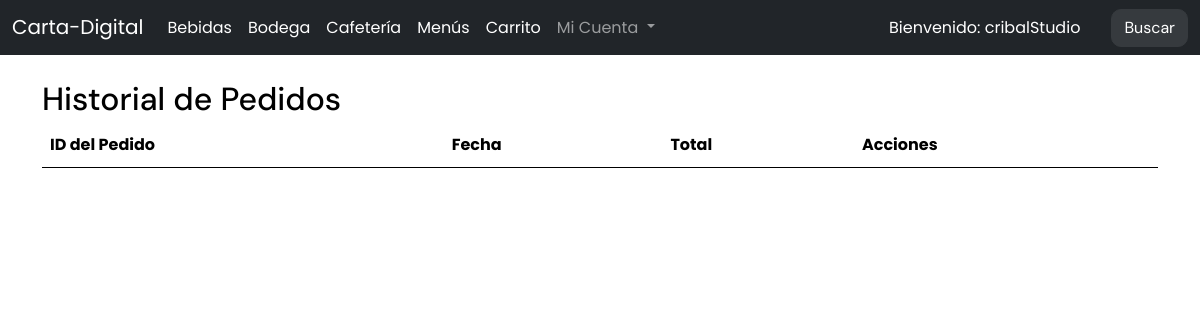
The app's page /historial_pedidos/ (signed in), older data.
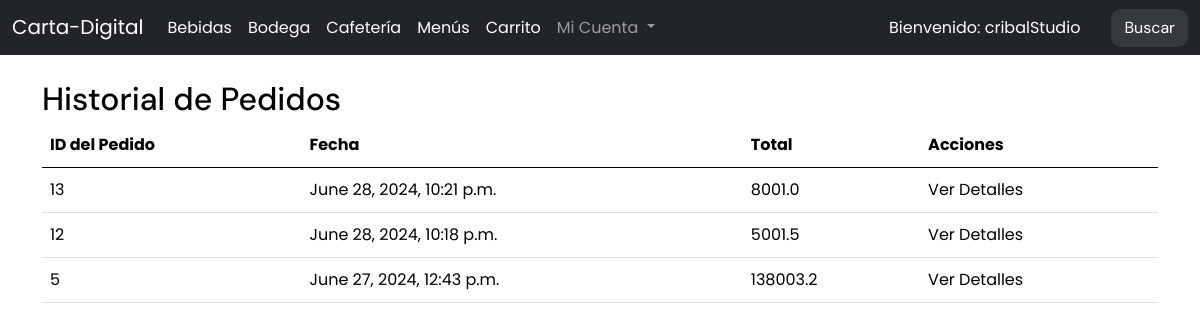
The same page, newer data.
### carta/models.py (models this page shows, shortened)
class Pedido(models.Model):
    Estados = [
        ('preparacion', 'En preparacion'),
        ('terminado', 'Terminado'),
        ('cancelado','Cancelado'),
        ('finalizado', 'Finalizado'),
    ]
    items = models.ManyToManyField(Item, blank=True, related_name="items", through='PedidoItem')
    monto_total = models.FloatField(null=False, default=0, verbose_name="Monto total")
    fecha = models.DateTimeField(null=True, auto_now_add=True)  # Definido con auto_now_add para establecer la fecha automáticamente al crear un pedido
    cliente = models.ForeignKey(Cliente, null=True, on_delete=models.CASCADE)
    completado= models.BooleanField(default=False, null=True)
    estado= models.CharField(max_length=12, choices= Estados, default= 'preparacion', verbose_name="Estado del Pedido")

### carta/views/historial.py (the view)
# urls.py: path('historial_pedidos/', historial_pedidos, name='historial_pedidos'),
def historial_pedidos(request):
    if not request.user.is_authenticated:
        messages.warning(request, 'Por favor, inicie sesión para ver su historial de pedidos.')
        return redirect('/users/login/')
    else:
        cliente = request.user.cliente
        pedidos = Pedido.objects.filter(cliente=cliente, completado=True).order_by('-fecha')
        return render(request, 'historial_pedidos.html', {'pedidos': pedidos})

### carta/templates/historial_pedidos.html
{% extends "base.html" %}
{% block content %}
<h2>Historial de Pedidos</h2>
<table class="table">
    <thead>
        <tr>
            <th>ID del Pedido</th>
            <th>Fecha</th>
            <th>Total</th>
            <th>Acciones</th>
        </tr>
    </thead>
    <tbody>
        {% for pedido in pedidos %}
        <tr>
            <td>{{ pedido.id }}</td>
            <td>{{ pedido.fecha }}</td>
            <td>{{ pedido.monto_total }}</td>
            <td>
                <a href="{% url 'detalle_pedido' pedido.id %}">Ver Detalles</a>
            </td>
        </tr>
        {% endfor %}
    </tbody>
</table>
{% endblock %}

Row changes from the older to the newer data that the page shows:
added Pedido: id "13", fecha "June 28, 2024, 10:21 p.m.", monto_total "8001.0"
added Pedido: id "12", fecha "June 28, 2024, 10:18 p.m.", monto_total "5001.5"
now on this page (row edited): Pedido: id "5", fecha "June 27, 2024, 12:43 p.m.", monto_total "138003.2"
